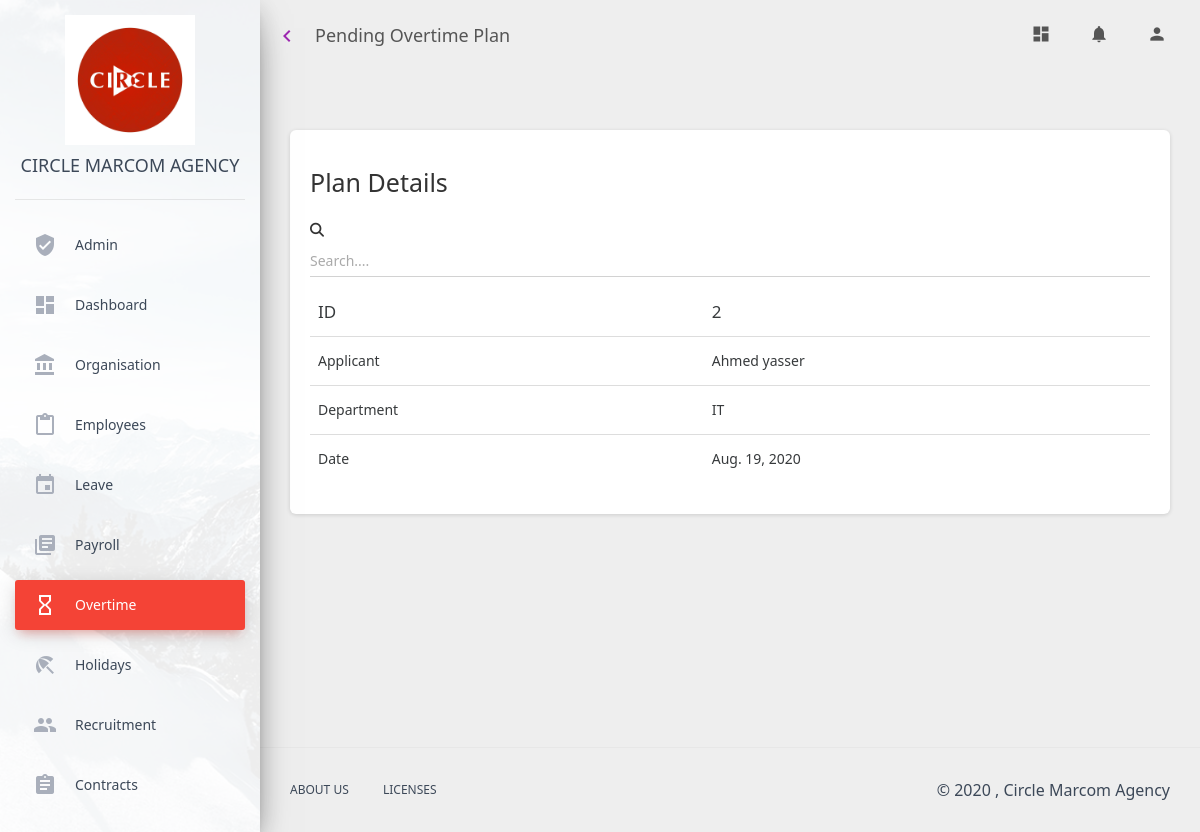
Page /overtime/pending_overtime_plan/2 (signed in) on the committed database.
### overtime/models.py (models this page shows)
class OvertimePlan(models.Model):
    applicant = models.ForeignKey(Employee, on_delete=models.CASCADE, blank=True)
    date = models.DateField(auto_now=True)
    HR_approval = models.CharField(max_length=10, default="Pending")
    cfo_approval = models.CharField(max_length=10, default="Pending")
    status = models.CharField(max_length=10, default="Pending")

### employees/models.py (models this page shows, shortened)
class Employee(models.Model):
    objects = None
    first_name = models.CharField(max_length=30)
    last_name = models.CharField(max_length=30)
    basic_salary = models.IntegerField(default=1000000)
    bonus = models.IntegerField(default=0)
    grade = models.CharField(max_length=3, default="")
    gender = models.CharField(max_length=10)
    start_date = models.DateField()
    marital_status = models.CharField(max_length=10)
    dob = models.DateField()
    nationality = models.CharField(max_length=20)
    nssf_no = models.CharField(max_length=20)
    telephone_no = models.CharField(max_length=20)
    residence_address = models.CharField(max_length=20)
    national_id = models.CharField(max_length=20)
    ura_tin = models.CharField(max_length=20)
    annual_allowance = models.IntegerField(default=21)
    leave_balance = models.IntegerField(default=21)
    balance_last_year = models.IntegerField(default=0)
    leave_status = models.CharField(max_length=45, default="At Work")
    image_url = models.CharField(max_length=20, default="")
    status = models.CharField(max_length=20, default="Active")
    title = models.CharField(max_length=10, blank=True)
    work_station = models.CharField(max_length=20, blank=True)
    currency = models.ForeignKey(Currency, on_delete=models.CASCADE, blank=True, default=1)
    lunch_allowance = models.IntegerField(default=0)
    @property
    def position(self):
        return self.organisationdetail.position.name
    def __str__(self):
        return self.first_name + " " + self.last_name

### organisation_details/models.py (models this page shows, shortened)
class OrganisationDetail(models.Model):
    employee = models.OneToOneField(Employee, on_delete=models.CASCADE)
    department = models.ForeignKey(Department, on_delete=models.CASCADE, blank=True)
    position = models.ForeignKey(Position, on_delete=models.CASCADE, blank=True)
    team = models.ForeignKey(Team, on_delete=models.CASCADE, blank=True)

class Department(models.Model):
    name = models.CharField(max_length=45, unique=True)
    hod = models.ForeignKey(Employee, on_delete=models.CASCADE, blank=True, null=True)
    status = models.CharField(max_length=15, default="Active")
    def __str__(self):
        return self.name

### overtime/views.py (the view)
# urls.py: path('pending_overtime_plan/<int:overtime_plan_id>', views.pending_overtime_plan_page,
def pending_overtime_plan_page(request, overtime_plan_id):
    overtime_plan = get_overtime_plan(overtime_plan_id)
    overtime_schedules = get_overtime_schedules(overtime_plan)
    context = {
        "overtime_page": "active",
        "overtime_plan": overtime_plan,
        "overtime_schedules": overtime_schedules
    }
    return render(request, 'overtime/pending_overtime_plan.html', context)

### ems_auth/models.py (called while the page is built)
    @property
    def get_unread_notifications(self):
        return self.notification_set.filter(status="Unread")

### overtime/selectors.py (called while the page is built)
def get_overtime_plan(overtime_plan_id):
    return OvertimePlan.objects.get(pk=overtime_plan_id)

def get_overtime_schedules(overtime_plan):
    return OvertimeSchedule.objects.filter(overtime_plan=overtime_plan).order_by('-id')

### overtime/templates/overtime/pending_overtime_plan.html (shortened to what this page needs)
{%extends 'solitonems/base.html'%}
{%block page_title %}
Pending Overtime Plan
{%endblock%}
{%block content%}
<div class="content">
    <div class="container-fluid">
        <div class="card animated fadeInUp">
            <div class="card-body">
                <h3>Plan Details</h3>
                <div class="table-responsive">
                    <div class="form-group ">
                        <i class="fas fa-search " aria-hidden="true"></i>
                        <input id="search_input" type="text" class="form-control" placeholder="Search....">
                    </div>
                    <table class="table table-hover">
                        <thead>
                        <th>ID</th>
                        <th>{{overtime_plan.id}}</th>
                        </thead>
                        <tbody id="pending_overtime_plan_list">
                        <tr>
                            <td>Applicant</td>
                            <td>{{overtime_plan.applicant}}</td>
                        </tr>
                        <tr>
                            <td>Department</td>
                            <td>{{overtime_plan.applicant.organisationdetail.department}}</td>
                        </tr>
                        <tr>
                            <td>Date</td>
                            <td>{{overtime_plan.date}}</td>
                        </tr>
                        </tbody>
                    </table>
                </div>
            </div>
        </div>
    </div>
</div>
{%endblock%}

### rows in the picture
OvertimePlan: id "2", applicant "Ahmed yasser", applicant.organisationdetail.department "IT", date "Aug. 19, 2020"
